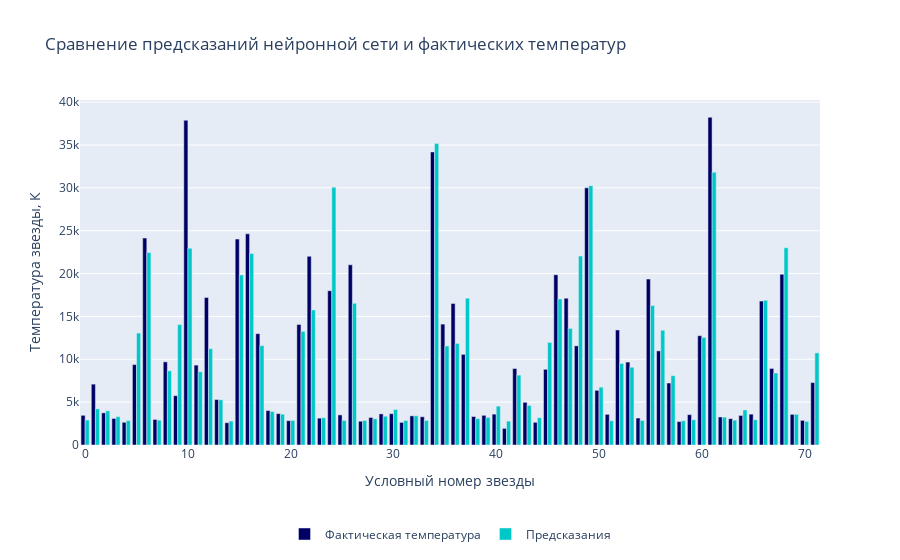

Notebook code cell kept with this figure:
### Code cell
fig_2 = go.Figure()

fig_2.add_trace(
    go.Bar(
        x = df_2.index, 
        y = df_2['Actual'],
        name='Фактическая температура',
        marker_color='rgb(0,0,100)'
    )
)

fig_2.add_trace(
    go.Bar(
        x = df_2.index, 
        y = df_2['Predicted'],
        name='Предсказания',
        marker_color='rgb(0,200,200)'
    )
)

fig_2.update_layout(title="Сравнение предсказаний нейронной сети и фактических температур",
                    xaxis_title="Условный номер звезды",
                    yaxis_title="Температура звезды, К",
                    legend=dict(x=.5, xanchor="center", yanchor="bottom", y=-.3, orientation="h"),
                   )

fig_2.show()

### Figure 1 — Plotly figure (JSON) as saved in the notebook; plotly's stock layout.template omitted (floating-point values rounded to 4 significant figures)
{"data": [{"marker": {"color": "rgb(0,0,100)"}, "name": "Фактическая температура", "type": "bar", "x": [0, 1, 2, 3, 4, 5, 6, 7, 8, 9, 10, 11, 12, 13, 14, 15, 16, 17, 18, 19, 20, 21, 22, 23, 24, 25, 26, 27, 28, 29, 30, 31, 32, 33, 34, 35, 36, 37, 38, 39, 40, 41, 42, 43, 44, 45, 46, 47, 48, 49, 50, 51, 52, 53, 54, 55, 56, 57, 58, 59, 60, 61, 62, 63, 64, 65, 66, 67, 68, 69, 70, 71], "y": [3463, 7100, 3752, 3095, 2650, 9383, 24145, 2983, 9700, 5752, 37882, 9320, 17200, 5300, 2600, 24020, 24630, 12990, 4015, 3660, 2835, 14060, 22012, 3129, 18000, 3511, 21020, 2774, 3212, 3628, 3650, 2637, 3399, 3295, 34190, 14100, 16500, 10574, 3324, 3462, 3600, 1939, 8924, 4980, 2650, 8829, 19860, 17120, 11567, 30000, 6380, 3575, 13420, 9675, 3146, 19360, 10980, 7230, 2731, 3541, 12749, 38234, 3270, 3068, 3450, 3598, 16787, 8930, 19923, 3574, 2871, 7282]}, {"marker": {"color": "rgb(0,200,200)"}, "name": "Предсказания", "type": "bar", "x": [0, 1, 2, 3, 4, 5, 6, 7, 8, 9, 10, 11, 12, 13, 14, 15, 16, 17, 18, 19, 20, 21, 22, 23, 24, 25, 26, 27, 28, 29, 30, 31, 32, 33, 34, 35, 36, 37, 38, 39, 40, 41, 42, 43, 44, 45, 46, 47, 48, 49, 50, 51, 52, 53, 54, 55, 56, 57, 58, 59, 60, 61, 62, 63, 64, 65, 66, 67, 68, 69, 70, 71], "y": [2910.0, 4213.0, 3986.0, 3305.0, 2853.0, 13060.0, 22460.0, 2901.0, 8651.0, 14050.0, 22960.0, 8545.0, 11240.0, 5274.0, 2789.0, 19830.0, 22330.0, 11590.0, 3903.0, 3595.0, 2867.0, 13260.0, 15760.0, 3181.0, 30060.0, 2863.0, 16520.0, 2854.0, 3060.0, 3356.0, 4144.0, 2860.0, 3406.0, 2863.0, 35160.0, 11550.0, 11850.0, 17130.0, 3067.0, 3220.0, 4532.0, 2787.0, 8156.0, 4620.0, 3183.0, 11970.0, 17040.0, 13600.0, 22050.0, 30250.0, 6750.0, 2828.0, 9514.0, 9070.0, 2868.0, 16260.0, 13390.0, 8086.0, 2829.0, 2951.0, 12540.0, 31820.0, 3252.0, 2899.0, 4089.0, 2954.0, 16880.0, 8401.0, 23010.0, 3580.0, 2760.0, 10750.0]}], "layout": {"legend": {"orientation": "h", "x": 0.5, "xanchor": "center", "y": -0.3, "yanchor": "bottom"}, "title": {"text": "Сравнение предсказаний нейронной сети и фактических температур"}, "xaxis": {"title": {"text": "Условный номер звезды"}}, "yaxis": {"title": {"text": "Температура звезды, К"}}}}
